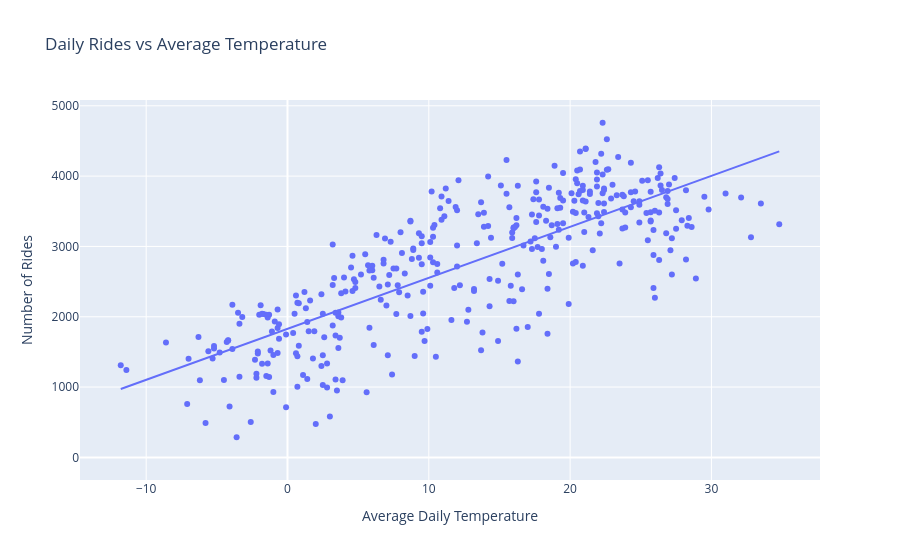

Notebook source saved alongside this figure:
### Code cell
# Visualize the relationship between daily rides and average temperature
fig = px.scatter(
    bike_weather_daily,
    x="temperature_2m_mean",
    y="number_of_rides",
    trendline="ols",
    title="Daily Rides vs Average Temperature"
)

fig.update_layout(
    xaxis_title="Average Daily Temperature",
    yaxis_title="Number of Rides"
)

fig.show()

### Figure 1 — Plotly figure (JSON) as saved in the notebook; plotly's stock layout.template omitted (floating-point values rounded to 4 significant figures; data arrays with more than 128 entries replaced by an {"elided": "..."} marker saying what was removed)
{"data": [{"hovertemplate": "temperature_2m_mean=%{x}<br>number_of_rides=%{y}<extra></extra>", "legendgroup": "", "marker": {"color": "#636efa", "symbol": "circle"}, "mode": "markers", "name": "", "orientation": "v", "showlegend": false, "type": "scatter", "x": {"elided": "366 float values"}, "xaxis": "x", "y": {"elided": "366 int values"}, "yaxis": "y"}, {"hovertemplate": "<b>OLS trendline</b><br>number_of_rides = 72.5149 * temperature_2m_mean + 1829.16<br>R<sup>2</sup>=0.613667<br><br>temperature_2m_mean=%{x}<br>number_of_rides=%{y} <b>(trend)</b><extra></extra>", "legendgroup": "", "marker": {"color": "#636efa", "symbol": "circle"}, "mode": "lines", "name": "", "showlegend": false, "type": "scatter", "x": {"elided": "365 float values"}, "xaxis": "x", "y": {"elided": "365 float values"}, "yaxis": "y"}], "layout": {"legend": {"tracegroupgap": 0}, "title": {"text": "Daily Rides vs Average Temperature"}, "xaxis": {"anchor": "y", "domain": [0, 1], "title": {"text": "Average Daily Temperature"}}, "yaxis": {"anchor": "x", "domain": [0, 1], "title": {"text": "Number of Rides"}}}}
